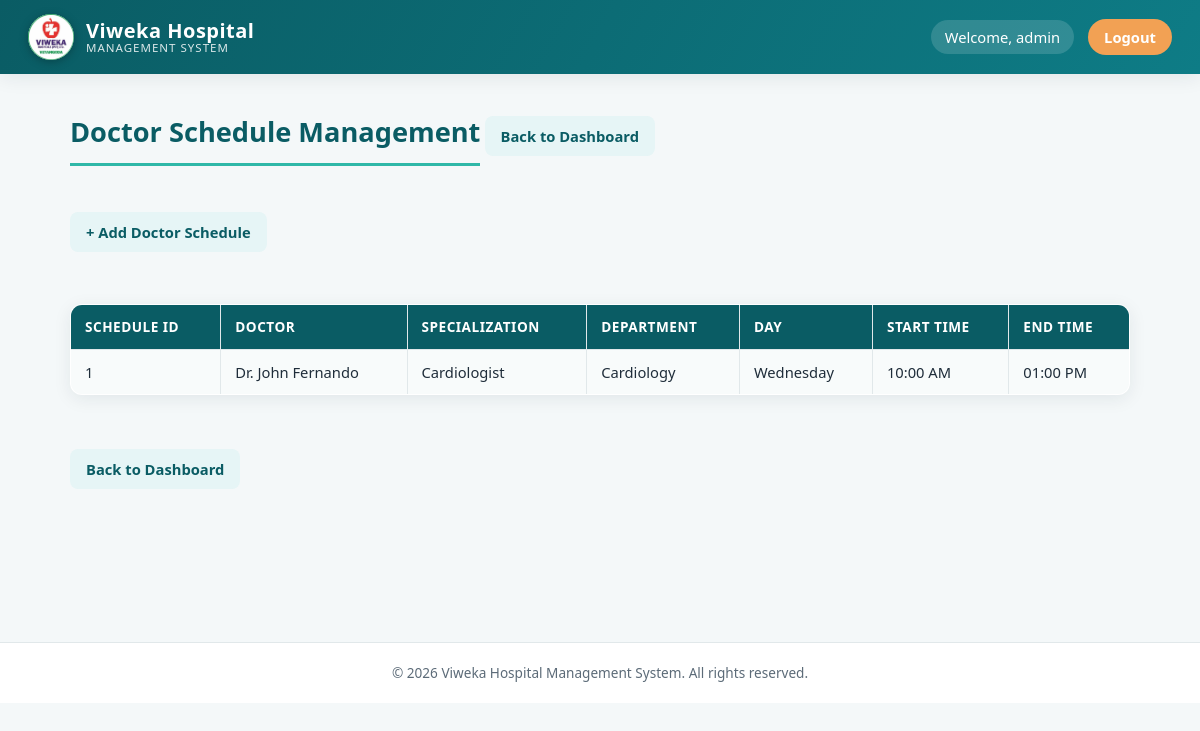
The page /view_schedules.php (signed in) on the database its author committed.
### tables this page shows
CREATE TABLE `doctor_schedules` (
  `schedule_id` int(11) NOT NULL,
  `doctor_id` int(11) NOT NULL,
  `day_of_week` varchar(20) NOT NULL,
  `start_time` time NOT NULL,
  `end_time` time NOT NULL
);

CREATE TABLE `doctors` (
  `doctor_id` int(11) NOT NULL,
  `doctor_name` varchar(100) NOT NULL,
  `specialization` varchar(100) DEFAULT NULL,
  `phone` varchar(20) DEFAULT NULL,
  `email` varchar(100) DEFAULT NULL,
  `department_id` int(11) DEFAULT NULL
);

CREATE TABLE `departments` (
  `department_id` int(11) NOT NULL,
  `department_name` varchar(100) NOT NULL
);

### view_schedules.php (the view, shortened to what this page needs)
<?php
include "db.php";
$sql = "SELECT
            doctor_schedules.schedule_id,
            doctors.doctor_name,
            doctors.specialization,
            departments.department_name,
            doctor_schedules.day_of_week,
            doctor_schedules.start_time,
            doctor_schedules.end_time
        FROM doctor_schedules
        INNER JOIN doctors
        ON doctor_schedules.doctor_id = doctors.doctor_id
        LEFT JOIN departments
        ON doctors.department_id = departments.department_id
        ORDER BY
            doctors.doctor_name,
            doctor_schedules.day_of_week,
            doctor_schedules.start_time";
$result = $conn->query($sql);
?>
<!DOCTYPE html>
<html>
<head>
    <link rel="stylesheet" href="css/style.css">
</head>
<body>
<?php include __DIR__ . '/includes/header.php'; ?>
<main class="page-wrapper">
<h1>Doctor Schedule Management</h1>
<a href="dashboard.php">Back to Dashboard</a>
<br><br>
<a href="doctor_schedule.php">
    + Add Doctor Schedule
</a>
<br><br>
<?php
if ($result->num_rows > 0) {
?>
<table border="1" cellpadding="10" cellspacing="0">
    <tr>
        <th>Schedule ID</th>
        <th>Doctor</th>
        <th>Specialization</th>
        <th>Department</th>
        <th>Day</th>
        <th>Start Time</th>
        <th>End Time</th>
    </tr>
<?php
while ($row = $result->fetch_assoc()) {
?>
    <tr>
        <td>
            <?php echo $row['schedule_id']; ?>
        </td>
        <td>
            <?php echo htmlspecialchars($row['doctor_name']); ?>
        </td>
        <td>
            <?php echo htmlspecialchars($row['specialization']); ?>
        </td>
        <td>
            <?php echo htmlspecialchars($row['department_name']); ?>
        </td>
        <td>
            <?php echo htmlspecialchars($row['day_of_week']); ?>
        </td>
        <td>
            <?php echo date("h:i A", strtotime($row['start_time'])); ?>
        </td>
        <td>
            <?php echo date("h:i A", strtotime($row['end_time'])); ?>
        </td>
    </tr>
<?php
}
?>
</table>
<?php
} else {
    echo "<p>No doctor schedules found.</p>";
}
?>
<br>
<a href="dashboard.php">Back to Dashboard</a>
</main>
<?php include __DIR__ . '/includes/footer.php'; ?>
</body>
</html>

### css/style.css (style rules this page uses)
:root { --primary: #0e7c86; --primary-dark: #0a5c64; --primary-light: #e6f5f6; --accent: #2fb8a8; --accent-2: #f2a154; --success: #1f9d55; --success-bg: #e8f8ee; --danger: #d64545; --danger-bg: #fdecec; --text-dark: #1f2d3a; --text-muted: #5c6b78; --bg: #f4f8f9; --card-bg: #ffffff; --border: #e1e8ea; --radius: 12px; --shadow: 0 4px 18px rgba(16, 42, 47, 0.08); --shadow-lg: 0 12px 32px rgba(16, 42, 47, 0.14); --font: 'Segoe UI', 'Poppins', Arial, sans-serif; }
* { box-sizing: border-box; }
html, body { margin: 0; padding: 0; font-family: var(--font); background: var(--bg); color: var(--text-dark); line-height: 1.5; }
.page-wrapper { max-width: 1100px; margin: 28px auto 60px; padding: 0 20px; min-height: 60vh; }
h1 { color: var(--primary-dark); font-size: 1.7rem; margin: 10px 0 18px; border-bottom: 3px solid var(--accent); padding-bottom: 10px; display: inline-block; }
a { color: var(--primary); text-decoration: none; }
.card, form, table { background: var(--card-bg); border-radius: var(--radius); box-shadow: var(--shadow); }
.page-wrapper > a { display: inline-block; margin: 4px 10px 12px 0; padding: 9px 16px; background: var(--primary-light); color: var(--primary-dark); border-radius: 8px; font-weight: 600; font-size: 0.92rem; transition: background 0.15s ease, transform 0.15s ease; }
table { width: 100%; border-collapse: collapse; margin: 16px 0 26px; overflow: hidden; }
table, th, td { border: 1px solid var(--border) !important; }
th { background: var(--primary-dark); color: #fff; padding: 12px 14px; text-align: left; font-size: 0.85rem; text-transform: uppercase; letter-spacing: 0.5px; }
td { padding: 11px 14px; font-size: 0.92rem; color: var(--text-dark); }
tr:nth-child(even) td { background: #f8fbfb; }

### rows shown on the page
doctor_schedules: schedule_id "1", doctor.doctor_name "Dr. John Fernando", doctor.specialization "Cardiologist", departments.department_name "Cardiology", day_of_week "Wednesday", start_time "10:00 AM", end_time "01:00 PM"

### other values the page prints
$__viweka_username "admin"
